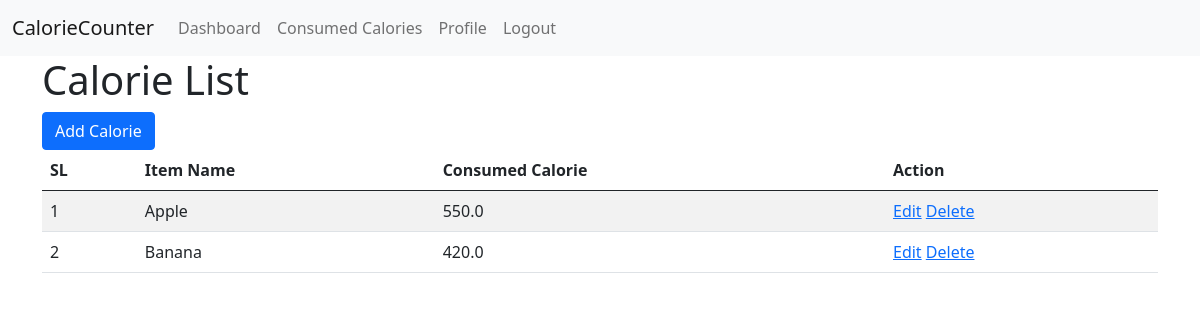
/consumed-calorie-list/ (signed in), run on the app's committed database.
### CalorieCounter/models.py (models this page shows, shortened)
class ConsumedCalories(models.Model):
    item_name = models.CharField(max_length=200, null=True)
    calorie = models.FloatField(null=True)
    created_at = models.DateField(auto_now_add=True, null=True)
    consumed_by = models.ForeignKey(
        User,
        on_delete=models.CASCADE,
        null=True,
        related_name='user_calorie'
    )

### CalorieCounter/views.py (the view)
# urls.py: path('consumed-calorie-list/',consumed_calories_list,name='consumed_calories_list'),
@login_required
def consumed_calories_list(request):
    consumed_data = ConsumedCalories.objects.filter(consumed_by=request.user)
    context = {
        'consumed_data': consumed_data
    }
    return render(request, 'calories/calorie-list.html', context)

### CalorieCounter/Templates/calories/calorie-list.html
{% extends 'master/base.html' %}
{% block body %}
<h1>Calorie List</h1>
<a href="{% url 'add_calorie' %}" class="btn btn-primary">Add Calorie</a>
<table class="table table-striped">
    <thead>
        <tr>
            <th>SL</th>
            <th>Item Name</th>
            <th>Consumed Calorie</th>
            <th>Action</th>
        </tr>
    </thead>
    <tbody>
        {% for data in consumed_data %}
        <tr>
            <td>{{forloop.counter}}</td>
            <td>{{data.item_name}}</td>
            <td>{{data.calorie}}</td>
            <td>
                <a href="{% url 'update_calorie' data.id %}">Edit</a>
                <a href="{% url 'delete_calorie' data.id %}">Delete</a>
            </td>
        </tr>
        {% endfor %}
    </tbody>
</table>
{% endblock body %}

### data on the page
ConsumedCalories: item_name "Apple", calorie "550.0"
ConsumedCalories: item_name "Banana", calorie "420.0"
